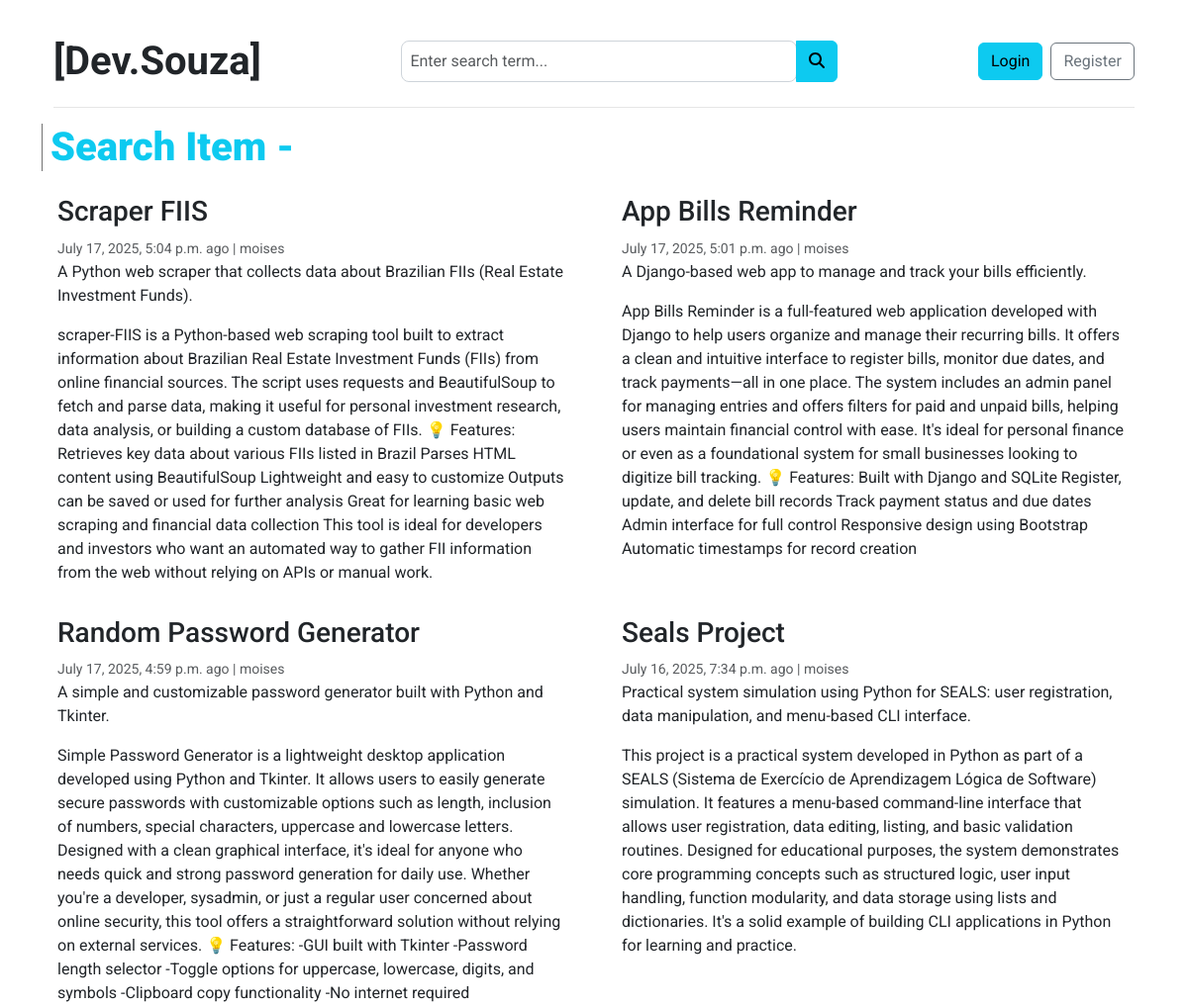
The app's page /post/search/ (upper part), older data.
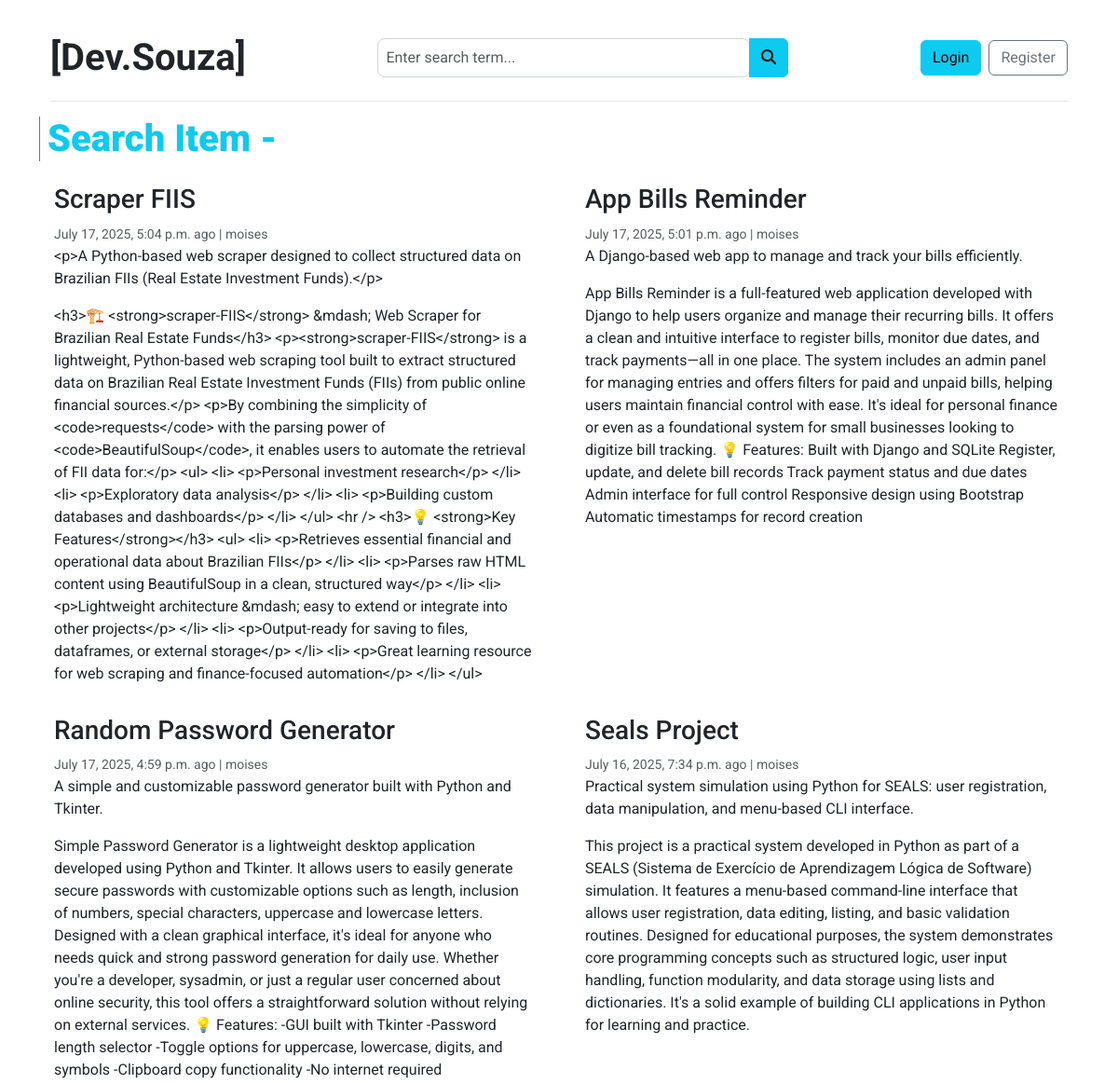
The same page, newer data.
### blog_projects/models.py (models this page shows, shortened)
class Blog(models.Model):
    title = models.CharField(max_length=200)
    slug = models.SlugField(max_length=200, unique=True)
    category = models.ForeignKey(Category, on_delete=models.CASCADE)
    author = models.ForeignKey(User, on_delete=models.CASCADE)
    technologies = models.CharField(max_length=200)
    video = models.FileField(upload_to='projects/videos/', blank=True, null=True)
    image = models.ImageField(upload_to='uploads/%Y/%m/%d')
    short_description = RichTextField()
    blog_body = RichTextField()
    status = models.CharField(max_length=20,choices=STATUS_CHOICES, default='Draft')
    url_demo_live = models.CharField(blank=True, null=True)
    url_github = models.URLField(max_length=255,blank=True, null=True)
    is_featured = models.BooleanField(default=False)
    created_at = models.DateTimeField(auto_now_add=True)
    updated_at = models.DateTimeField(auto_now=True)
    class Meta:
        verbose_name_plural = "blogs"
        ordering = ['-created_at']  # Order by creation date descending

### blog_projects/views.py (the view)
# urls.py: path('post/search/', blog_views.search, name='search'),
def search(request):
    keyword = request.GET.get('keyword', '')  # Default to empty string if no keyword is provided
    blogs = Blog.objects.filter(
        Q(title__icontains=keyword) |
        Q(url_github__icontains=keyword) |
        Q(technologies__icontains=keyword) |
        Q(blog_body__icontains=keyword) |
        Q(short_description__icontains=keyword),
        status='Published'
    ).distinct()
    if not blogs:
        message = f"No results found for '{keyword}'"
    else:
        message = None
    context = {
        'blogs': blogs,
        'message': message,
        'search_query': keyword,
    }
    return render(request, 'search_results.html', context)

### templates/search_results.html (shortened to what this page needs)
{% extends 'base.html' %}
{% block content %}
<h1 class="container-container text-info">Search Item - {{ search_query }}</h1>
<div class="row mb-2">
  {% if blogs %}
    {% for post in blogs %}
      <div class="col-md-6">
        <div class="card border-0">
          <div class="card-body">
            <h3>{{ post.title }}</h3>
            <small class="mb-1 text-muted">{{ post.created_at }} ago | {{ post.author }}</small>
            <p class="card-text">{{ post.short_description }}</p>
            <p class="card-text">{{ post.blog_body }}</p>
          </div>
        </div>
      </div>
    {% endfor %}
  {% endif %}
</div>
{% endblock %}

Row changes from the older to the newer data that the page shows:
changed Blog "Scraper FIIS": short_description "A Python web scraper that collects data about Brazilian FIIs (Real Estate Investment Funds)." → "<p>A Python-based web scraper designed to collect structured data on Brazilian FIIs (Real Estate Investment Funds).</p>"; blog_body "scraper-FIIS is a Python-based web scraping tool built to extract information about Brazilian Real Estate Investment Funds (FIIs) from online financial sources. The script uses requests and BeautifulSoup to fetch and parse data, making it useful for personal investment research, data analysis, or building a custom database of FIIs. 💡 Features: Retrieves key data about various FIIs listed in Brazil Parses HTML content using BeautifulSoup Lightweight and easy to customize Outputs can be saved or used for further analysis Great for learning basic web scraping and financial data collection This tool is ideal for developers and investors who want an automated way to gather FII information from…" → "<h3>🏗️ <strong>scraper-FIIS</strong> &mdash; Web Scraper for Brazilian Real Estate Funds</h3> <p><strong>scraper-FIIS</strong> is a lightweight, Python-based web scraping tool built to extract structured data on Brazilian Real Estate Investment Funds (FIIs) from public online financial sources.</p> <p>By combining the simplicity of <code>requests</code> with the parsing power of <code>BeautifulSoup</code>, it enables users to automate the retrieval of FII data for:</p> <ul> <li> <p>Personal investment research</p> </li> <li> <p>Exploratory data analysis</p> </li> <li> <p>Building custom databases and dashboards</p> </li> </ul> <hr /> <h3>💡 <strong>Key Features</strong></h3> <ul> <li>…"
